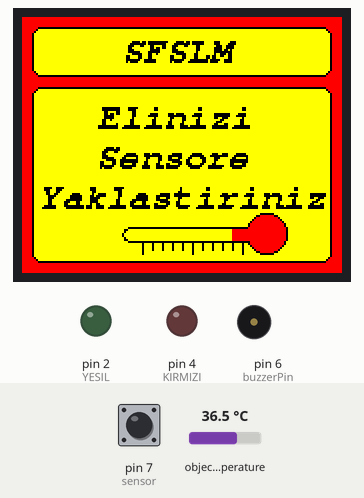
Simulated run of this sketch. Board: Arduino Uno, built with avr-gcc and run on an emulated ATmega328P. Shown: 160×128 colour display, output pins drawn as LEDs (lit = HIGH), buzzer (waves = sounding). Inputs (shaded band) come from the test bench; at power-on: pin 7 (sensor) HIGH, object temperature 36.5 °C.

Above: at 7.8 s.
7.9 s: pin 7 (sensor) driven LOW
At 10.6 s:
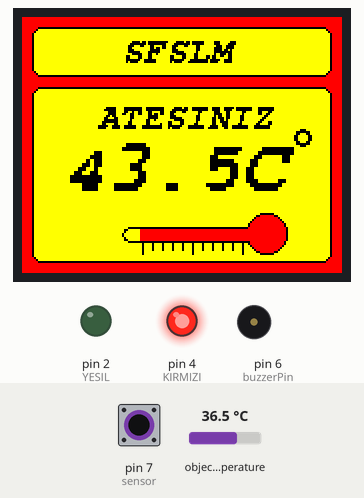
10.9 s: pin 7 (sensor) pulsed HIGH 2 times (0.12 s each, 0.3 s apart)
At 14.05 s:
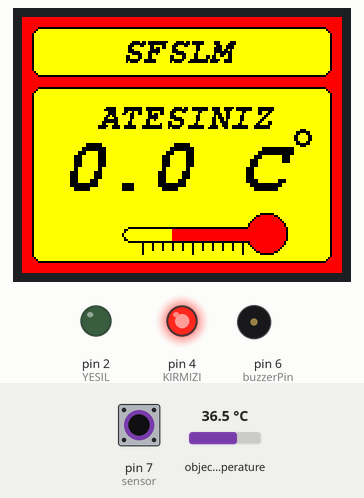
14.5 s: object temperature set to 30.3 °C
At 16.8 s:
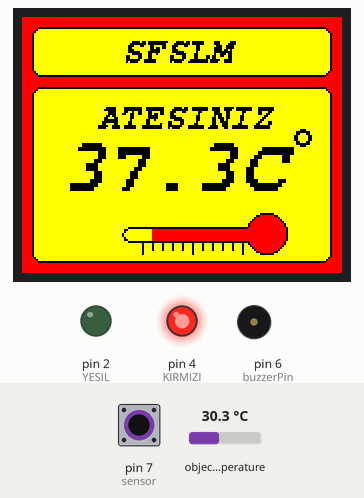
17.0 s: object temperature set to 29.5 °C
18.5 s: pin 7 (sensor) pulsed HIGH 5 times (0.12 s each, 0.3 s apart)
At 24.2 s:
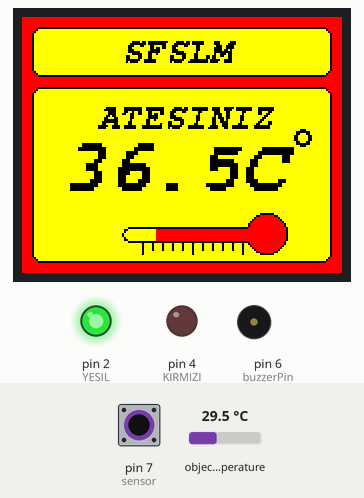
Timing chart, 0 to 25.7 s (numbered marks = the images above; inputs shaded):
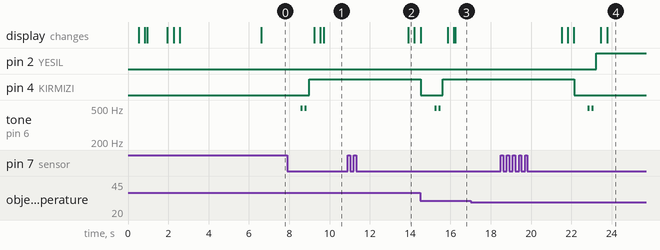

Measured:
- after the input at 7.9 s, pin 4 (KIRMIZI): LOW → HIGH after 1.1 s; tone on pin 6 (buzzerPin): alternates 494 Hz for 0.10 s and silent for 0.10 s, 4 changes in all, then stays silent, starting after 0.67 s; the display: first changes after 1.3 s (image 1 shows a later state)
- after the input at 10.9 s, the display: changes after 3.0 s (image 2)
- after the input at 17.0 s, every drawn part: stays the same
- after the input at 18.5 s, pin 2 (YESIL): LOW → HIGH after 4.7 s; pin 4 (KIRMIZI): HIGH → LOW after 3.6 s; tone on pin 6 (buzzerPin): alternates 494 Hz for 0.10 s and silent for 0.10 s, 4 changes in all, then stays silent, starting after 4.3 s; the display: first changes after 3.0 s (image 4 shows a later state)

The sketch:

atesolcer_proje.ino
```cpp
/*
 Bu proje Orhan Akgün tarafından SFSLM kanalı için yapılmıştır.

kullanılan Malzemeler
*******************************
1.8" TFT 128X160 St7735 DISPLAY
MLX90614 SENSOR
IR  MESAFE SENSÖRÜ
BUZER
İKİ RENKLİ LED
100 Ohm DİRENÇ 2 ADET
ARDUINO UNO
******************************

 1.8" TFT 128x160 SPI ST7735 display ile Arduino Bağlantıları

ST7735 TFT SPI display pin      Arduino Pin
 * LED                       =   3.3V veya 100 Ohm 5 volt
 * SCK                       =   13
 * SDA                       =   11
 * A0                        =    8
 * RESET                     =    9
 * CS                        =   10
 * GND                       =   GND
 * VCC                       =   5V

Kullanılan Bazı renkler:
 * BLACK    0x0000
 * BLUE     0x001F
 * RED      0xF800
 * GREEN    0x07E0
 * CYAN     0x07FF
 * MAGENTA  0xF81F
 * YELLOW   0xFFE0
 * WHITE    0xFFFF

MLX90614        Arduino
 VIN            5V
 GND            GND
 SCL            A5
 SDA            A4
*/


#include <Adafruit_ST7735.h>
#include <Adafruit_GFX.h>
#include <SPI.h>
#include <Wire.h>
#include <Adafruit_MLX90614.h>
#include <Fonts/FreeMonoBoldOblique9pt7b.h>//GFX kütüphanesi içinde
#include <Fonts/FreeSerifBold9pt7b.h>//GFX kütüphanesi içinde


// Pin bağlantıları
#define TFT_CS     10
#define TFT_RST    8
#define TFT_DC     9


Adafruit_ST7735 tft = Adafruit_ST7735(TFT_CS,  TFT_DC, TFT_RST);
Adafruit_MLX90614 mlx = Adafruit_MLX90614();

int sensor = 7;
int buzzerPin=6;
int j=0;
int YESIL=2;
int KIRMIZI=4;
int k=0;

float okuma[30];
float toplam ;
float sicaklik ;

unsigned long eskiZaman=0;
unsigned long simdikiZaman;

void setup() {
  mlx.begin(); // MLX90614 sensörü başlat

pinMode(YESIL,OUTPUT);
pinMode(KIRMIZI,OUTPUT);
pinMode(buzzerPin,OUTPUT);
pinMode(sensor,INPUT);


// Use this initializer if you're using a 1.8" TFT
  tft.initR(INITR_BLACKTAB);   // ST7735 Chip başlat
  tft.fillScreen(ST7735_BLACK);
  tft.setRotation(1);   // ekran döndürmek için ....0-->0 derece ,1-->90 derece, 2-->180 derece, 3-->270
  tft.fillScreen(0xF800); //  ekran arkaplan rengi 16 bit
  tft.fillRoundRect(5,5,150,25,5,0xFFE0);// yuvarlakkenarlı dikdörtgen doldur.
  tft.drawRoundRect(5, 5, 150, 25, 5,ST7735_BLACK );// yuvarlakkenarlı dikdörtgen çiz.
  tft.fillRoundRect(5,35,150,88,5,0xFFE0);// yuvarlakkenarlı dikdörtgen doldur.
  tft.drawRoundRect(5, 35, 150, 88, 5,ST7735_BLACK );// yuvarlakkenarlı dikdörtgen çiz.
  tft.setFont(&FreeMonoBoldOblique9pt7b);// yazı fontu
  testdrawtext(50, 22, "SFSLM",ST7735_BLACK);// x,y,metin, metin rengi(16bit)
  tft.setFont(&FreeSerifBold9pt7b);//yazı fontu ayarla
  testdrawtext(30, 55, "Non-Contact", ST7735_BLACK);//ekranda belirtilen x,y başlangıçından yaz.
  testdrawtext(25, 75, "Thermometer", ST7735_BLACK);//ekranda belirtilen x,y başlangıçından yaz.
  testdrawtext(35, 95, "V2 01/2021",ST7735_BLACK); //ekranda belirtilen x,y başlangıçından yaz.

  tft.drawRoundRect(50,105,80,8,10,ST7735_BLACK );//termometre uç kısmı ciz
  tft.fillCircle(122, 108, 10, ST7735_RED);//termometre yuvarlak kısmı
  tft.drawCircle(122, 108, 10, ST7735_BLACK);
  tft.fillRoundRect(95,106,20,6,0,ST7735_RED );
  tft.drawLine(110,118, 110, 112,ST7735_BLACK); //x0,y0,x1,y1,color
  tft.drawLine(105,116, 105, 112,ST7735_BLACK);//  termometredeki skalalar
  tft.drawLine(100,116, 100, 112,ST7735_BLACK);
  tft.drawLine(95,116, 95, 112,ST7735_BLACK);
  tft.drawLine(90,116, 90, 112,ST7735_BLACK);
  tft.drawLine(85,118, 85, 112,ST7735_BLACK);
  tft.drawLine(80,116, 80, 112,ST7735_BLACK);
  tft.drawLine(75,116, 75, 112,ST7735_BLACK);
  tft.drawLine(70,116, 70, 112,ST7735_BLACK);
  tft.drawLine(65,116, 65, 112,ST7735_BLACK);
  tft.drawLine(60,118, 60, 112,ST7735_BLACK);
  for(int i=0;i<=35;i++){                       // termometreyi yükselt
                          tft.fillRoundRect(95-i,106,20,6,0,ST7735_RED );
                          delay(20);
                        }
                        delay(1000);
  for(int i=0;i<=30;i++){                       // termometreyi düşür
                          tft.fillRoundRect(55+i,106,20,6,0,0xFFE0 );
                          delay(20);
                        }
 delay(4000);

//tft.invertDisplay(true);//ekran rengini ters çevir.
//  delay(2000);
//  tft.invertDisplay(false);
//  delay(2000);


     tft.fillRect(20, 42, 120, 16,0xFFE0);//ekranı silmek için eski yazının üstünü renkle doldur.
     tft.setFont(&FreeMonoBoldOblique9pt7b);// yazı fontu
     testdrawtext(38, 55, "Elinizi", ST7735_BLACK);// yazı yazdırma fonksiyonunu çağır.
     tft.fillRect(23, 62, 120, 36,0xFFE0 );
     testdrawtext(37, 75, "Sensore", ST7735_BLACK);
     testdrawtext(9, 95, "Yaklastiriniz",ST7735_BLACK);

}

void loop() {

unsigned long simdikiZaman = millis(); //arka planda süre tut.

if(digitalRead(sensor)==0){   // elimiz sensöre yaklaştığında
               delay(500);    // yaklaşmayı tamamlamak için zaman

   toplam=0;                    // Sensor  hassas okumak için ortalama alma
          for (int i=0; i<30; i++)
          {
          float deger =mlx.readObjectTempC();
          okuma[i]= deger *1;
          toplam = toplam + okuma[i];
          delay (5);
          }
          sicaklik = toplam / 30.0;

                            for(int i=0;i<2;i++){// okumanın bittiğini belirtmek için buzer sesi.
                            tone(buzzerPin,494);
                            delay(100);
                            noTone(buzzerPin);
                             delay(100);
                                 }

                            tft.fillRect(20, 42, 120, 16,0xFFE0);//ekranı temizlemek için doldur.
                             tft.setTextSize(1);
                            testdrawtext(38, 55, "ATESINIZ", ST7735_BLACK);
                            tft.fillRect(9, 62, 145, 36,0xFFE0 );
                            tft.setTextSize(2);
                            tft.setCursor(20,85);
                            tft.println(sicaklik+7,1);
                            tft.setCursor(110,85);
                            tft.println("C");
                            tft.drawCircle(140,60, 3, ST7735_BLACK);//derece isareti için daire
                            tft.drawCircle(140,60, 4, ST7735_BLACK);//kalın görünmesi için üstüne ikinci daire

                            if(sicaklik>=30){ digitalWrite(KIRMIZI,HIGH);//sensörden okunan Ham değer 30 ve üstü ise kırmızı led

                            }
                            else if(sicaklik>=25) {digitalWrite(YESIL,HIGH);//sensörden okunan Ham değer 25 ve üstü ise yeşil led

                            }

                            int yenideger = int(sicaklik);//derece üzerinde sıcaklık değerini göster
                            k=(yenideger/2)*2;
                                  for(int i=0;i<=k;i++){
                                                           tft.fillRoundRect(95-i,106,20,6,0,ST7735_RED );
                                                           delay(20);
                                                         }

                            while((digitalRead(sensor)==0));//elimi  sensörden çekene kadar bir daha okuma yapma
                            delay(3000);// değeri okumak için 3 sn bekle
                            sicaklik=0;// sıcaklığı sıfırla ve ekranda gösterme ayarları
                            tft.fillRect(9, 62, 145, 36,0xFFE0 );
                            tft.setTextSize(2);
                            tft.setCursor(20,85);
                            tft.println(sicaklik,1);
                            tft.setCursor(110,85);
                            tft.println("C");
                            tft.drawCircle(140,60, 3, ST7735_BLACK);
                            tft.drawCircle(140,60, 4, ST7735_BLACK);
                           for(int i=0;i<=30;i++){    // dereceyi eski haline geri getirme
                          tft.fillRoundRect(55+i,106,20,6,0,0xFFE0 );
                          delay(20);
                                                 }
                          eskiZaman=simdikiZaman;// süreyi başlatmak için eşitle
}

                 if(simdikiZaman-eskiZaman>15000){  //  ölçümden sonra 15 saniye geçmişse ve başka bir ölçüm olmamışsa
                                                    //aşağıdaki ekranı göster.
                                                  tft.fillRect(20, 42, 120, 16,0xFFE0);
                                                  tft.fillRect(135,55, 15, 15,0xFFE0);
                                                  tft.setTextSize(1);
                                                  tft.setFont(&FreeMonoBoldOblique9pt7b);// yazı fontu
                                                  testdrawtext(38, 55, "Elinizi", ST7735_BLACK);
                                                  tft.fillRect(23, 62, 120, 36,0xFFE0 );
                                                  testdrawtext(37, 75, "Sensore", ST7735_BLACK);
                                                  testdrawtext(9, 95, "Yaklastiriniz",ST7735_BLACK);
                                                 eskiZaman=simdikiZaman;// süreyi başlatmak için eşitle
                                                                        // bunu yapmazsanız sürekli yenilendiği için ekranda
                                                                        // titreme olur.
                                                }


            digitalWrite(YESIL,LOW);//ledleri söndür.
            digitalWrite(KIRMIZI,LOW);

        }


void testdrawtext(int wid, int hei, char *text, uint16_t color) {    // yazı yazdırma ek fonksiyonu
  tft.setCursor(wid, hei);
  tft.setTextColor(color);
  tft.setTextWrap(true);
  tft.print(text);
}
```
